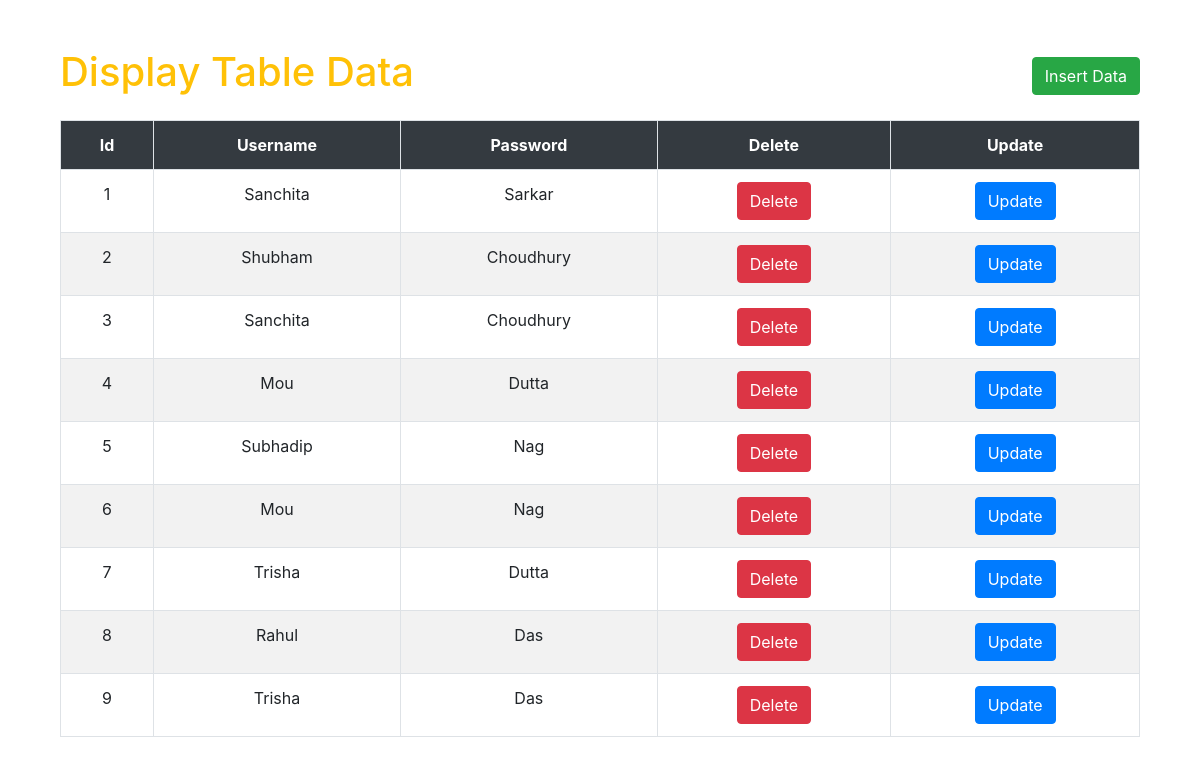
The page / on the database its author committed.
### tables this page shows
CREATE TABLE `user_data` (
  `id` int(255) NOT NULL,
  `username` varchar(255) NOT NULL,
  `password` varchar(255) NOT NULL
);

### index.php (the view, shortened to what this page needs)
<!DOCTYPE html>
<html lang="en">
<head>
    <link rel="stylesheet" href="https://cdn.jsdelivr.net/npm/bootstrap@4.0.0/dist/css/bootstrap.min.css">
</head>
<body>
    <div class="container">
        <div class="col-lg-12 mt-5">
            <div class="myHeader mb-3">
                <h1 class="text-warning">Display Table Data</h1>
                <button class="btn btn-success"><a class="text-white" href="insert.php">Insert Data</a></button>
            </div>
            <table class="table table-striped table-hover table-bordered">
                <tr class="bg-dark text-white text-center">
                    <th>Id</th>
                    <th>Username</th>
                    <th>Password</th>
                    <th>Delete</th>
                    <th>Update</th>
                </tr>
                <?php
                    include 'conn.php';
                    $q = "select * from user_data";
                    $query = mysqli_query($con, $q);
                    while($res = mysqli_fetch_array($query)){
                ?>
                <tr class="text-center">
                    <td> <?php echo $res['id']; ?> </td>
                    <td> <?php echo $res['username']; ?> </td>
                    <td> <?php echo $res['password']; ?> </td>
                    <td> <button class="btn btn-danger">
                        <a class="text-white" href="delete.php?id=<?php echo $res['id']; ?>">Delete</a>
                    </button> </td>
                    <td> <button class="btn btn-primary">
                        <a class="text-white" href="update.php?id=<?php echo $res['id']; ?>">Update</a>
                    </button> </td>
                </tr>
                <?php
                    }
                ?>
            </table>
        </div>
    </div>
</body>
</html>

### index.php (style rules this page uses)
.myHeader { display: flex; align-items: center; justify-content: space-between; }

### rows shown on the page
user_data: id "1", username "Sanchita", password "Sarkar"
user_data: id "2", username "Shubham", password "Choudhury"
user_data: id "3", username "Sanchita", password "Choudhury"
user_data: id "4", username "Mou", password "Dutta"
user_data: id "5", username "Subhadip", password "Nag"
user_data: id "6", username "Mou", password "Nag"
user_data: id "7", username "Trisha", password "Dutta"
user_data: id "8", username "Rahul", password "Das"
user_data: id "9", username "Trisha", password "Das"
